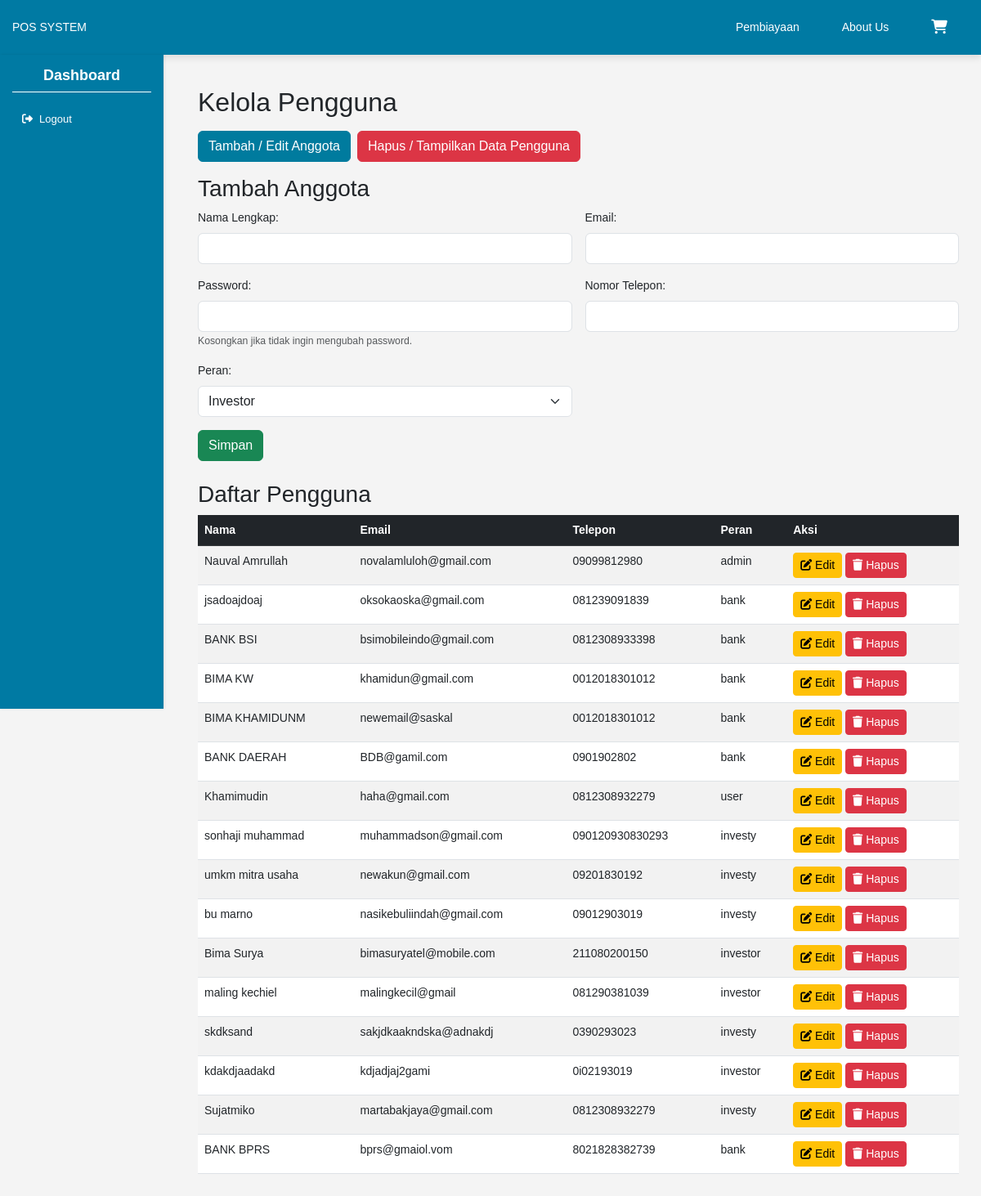
Page /edit-pengguna on the committed database.
### tables this page shows
CREATE TABLE users (
            id INTEGER PRIMARY KEY AUTOINCREMENT,
            email TEXT NOT NULL UNIQUE,
            password TEXT NOT NULL,
            fullname TEXT NOT NULL,
            phone TEXT NOT NULL
        , role TEXT, business_name TEXT, investment_limit INTEGER, income INTEGER DEFAULT 0, status TEXT);

### hello.py (the view, shortened to what this page needs)
@app.route('/edit-pengguna', methods=['GET', 'POST'])
def edit_pengguna():
    conn = get_db_connection()
    users = conn.execute('SELECT * FROM users').fetchall()
    conn.close()
    return render_template('edit-pengguna.html', users=users)

### database.py (called while the page is built)
def get_db_connection():
    conn = sqlite3.connect(DATABASE_NAME)
    conn.row_factory = sqlite3.Row  # Mengembalikan hasil dalam bentuk dictionary
    return conn

### templates/edit-pengguna.html (shortened to what this page needs)
{% extends 'dashboard.html' %}
{% block content %}
    <div class="container mt-4">
        <h2 class="mb-3">Kelola Pengguna</h2>
        <div class="d-flex mb-3">
            <a href="/edit-pengguna" class="btn btn-primary me-2">Tambah / Edit Anggota</a>
            <button class="btn btn-danger" onclick="scrollToUsers()">Hapus / Tampilkan Data Pengguna</button>
        </div>
        <h3>Tambah Anggota</h3>
        <form method="POST" action="/edit-pengguna" class="row g-3">
            <div class="col-md-6">
                <label class="form-label">Nama Lengkap:</label>
                <input type="text" name="fullname" id="fullname" class="form-control" required>
            </div>
            <div class="col-md-6">
                <label class="form-label">Email:</label>
                <input type="email" name="email" id="email" class="form-control" required>
            </div>
            <div class="col-md-6">
                <label class="form-label">Password:</label>
                <input type="password" name="password" id="password" class="form-control">
                <small class="text-muted">Kosongkan jika tidak ingin mengubah password.</small>
            </div>
            <div class="col-md-6">
                <label class="form-label">Nomor Telepon:</label>
                <input type="text" name="phone" id="phone" class="form-control" required>
            </div>
            <div class="col-md-6">
                <label class="form-label">Peran:</label>
                <select name="role" id="role" class="form-select">
                    <option value="investor">Investor</option>
                </select>
            </div>
            <div class="col-12">
                <button type="submit" class="btn btn-success">Simpan</button>
            </div>
        </form>
        <h3 class="mt-4" id="userTable">Daftar Pengguna</h3>
        <table class="table table-striped table-hover">
            <thead class="table-dark">
                <tr>
                    <th>Nama</th>
                    <th>Email</th>
                    <th>Telepon</th>
                    <th>Peran</th>
                    <th>Aksi</th>
                </tr>
            </thead>
            <tbody>
                {% for user in users %}
                <tr>
                    <td>{{ user.fullname }}</td>
                    <td>{{ user.email }}</td>
                    <td>{{ user.phone }}</td>
                    <td>{{ user.role }}</td>
                    <td>
                        <button class="btn btn-warning btn-sm" onclick="editUser('{{ user.id }}', '{{ user.fullname }}', '{{ user.email }}', '{{ user.phone }}', '{{ user.role }}')">
                            <i class="fas fa-edit"></i> Edit
                        </button>
                        <form method="POST" action="/hapus-pengguna/{{ user.id }}" style="display:inline;">
                            <button type="submit" class="btn btn-danger btn-sm">
                                <i class="fas fa-trash"></i> Hapus
                            </button>
                        </form>
                    </td>
                </tr>
                {% endfor %}
            </tbody>
        </table>
    </div>
{% endblock %}

### static/css/dashboard.css (style rules this page uses)
body { font-family: 'Poppins', Arial, sans-serif; font-size: 14px; margin: 0; padding: 0; box-sizing: border-box; background-color: #f4f4f4; }

### rows in the picture
users: fullname "Nauval Amrullah", email "novalamluloh@gmail.com", phone "09099812980", role "admin"
users: fullname "jsadoajdoaj", email "oksokaoska@gmail.com", phone "081239091839", role "bank"
users: fullname "BANK BSI", email "bsimobileindo@gmail.com", phone "0812308933398", role "bank"
users: fullname "BIMA KW", email "khamidun@gmail.com", phone "0012018301012", role "bank"
users: fullname "BIMA KHAMIDUNM", email "newemail@saskal", phone "0012018301012", role "bank"
users: fullname "BANK DAERAH", email "BDB@gamil.com", phone "0901902802", role "bank"
users: fullname "Khamimudin", email "haha@gmail.com", phone "0812308932279", role "user"
users: fullname "sonhaji muhammad", email "muhammadson@gmail.com", phone "090120930830293", role "investy"
users: fullname "umkm mitra usaha", email "newakun@gmail.com", phone "09201830192", role "investy"
users: fullname "bu marno", email "nasikebuliindah@gmail.com", phone "09012903019", role "investy"
users: fullname "Bima Surya", email "bimasuryatel@mobile.com", phone "211080200150", role "investor"
users: fullname "maling kechiel", email "malingkecil@gmail", phone "081290381039", role "investor"
users: fullname "skdksand", email "sakjdkaakndska@adnakdj", phone "0390293023", role "investy"
users: fullname "kdakdjaadakd", email "kdjadjaj2gami", phone "0i02193019", role "investor"
users: fullname "Sujatmiko", email "martabakjaya@gmail.com", phone "0812308932279", role "investy"
users: fullname "BANK BPRS", email "bprs@gmaiol.vom", phone "8021828382739", role "bank"
